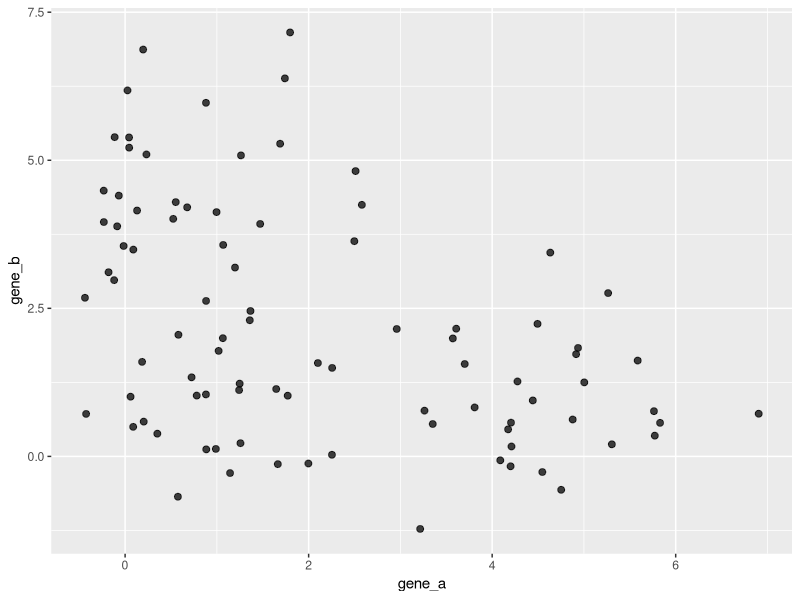
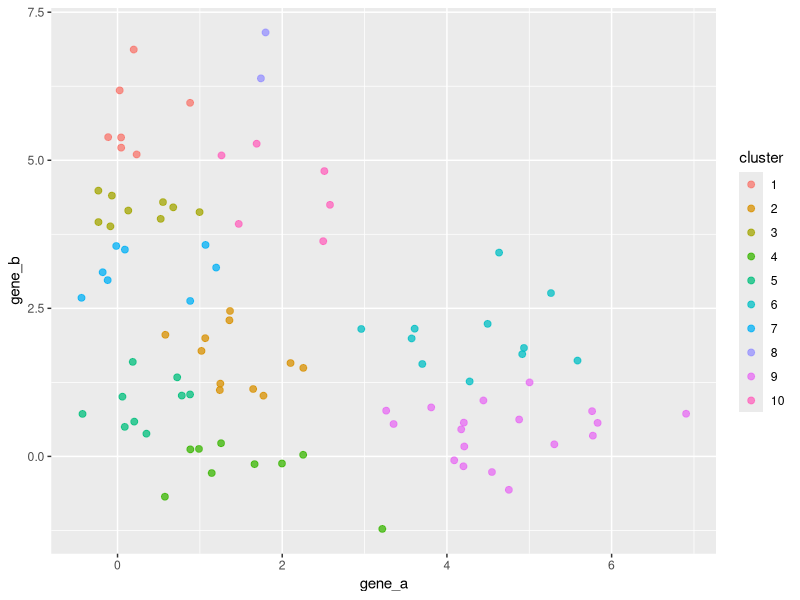
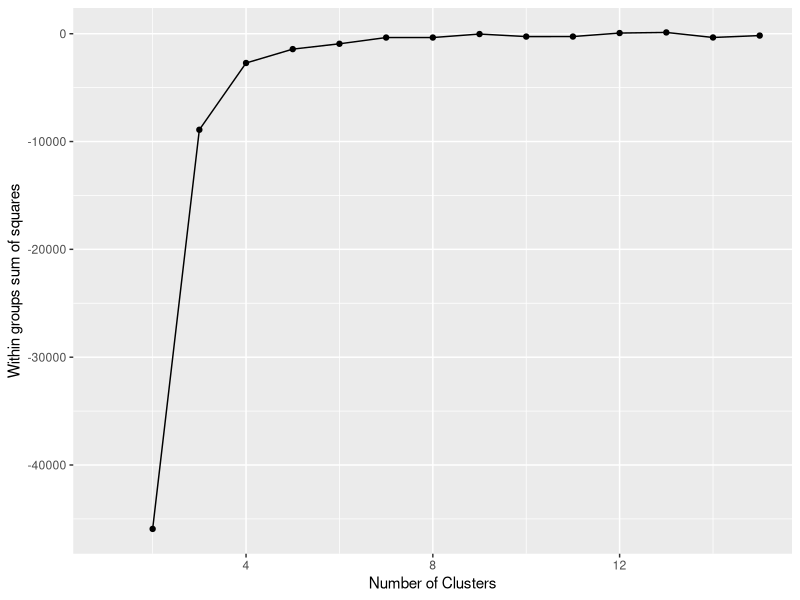
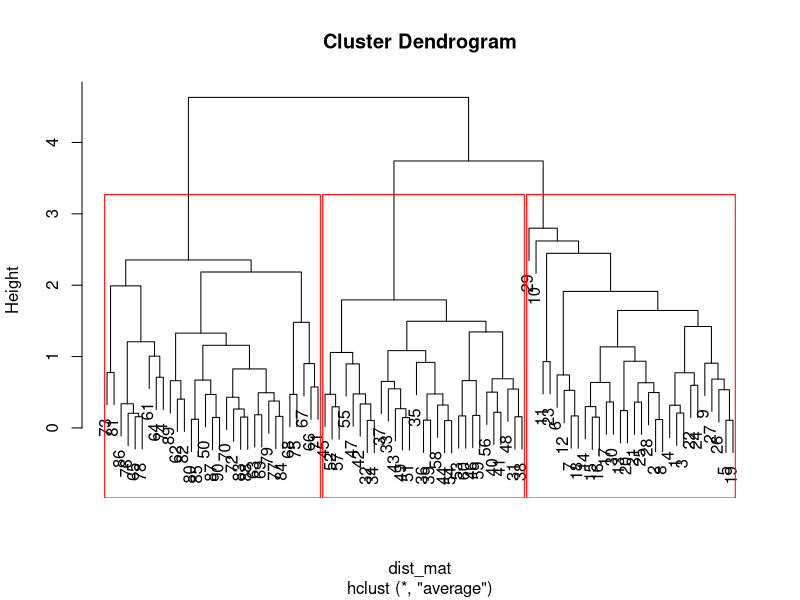
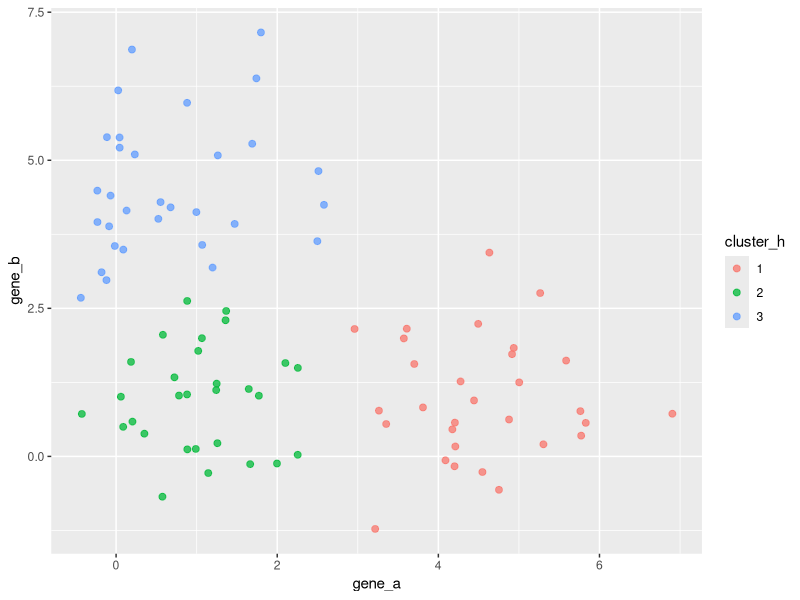
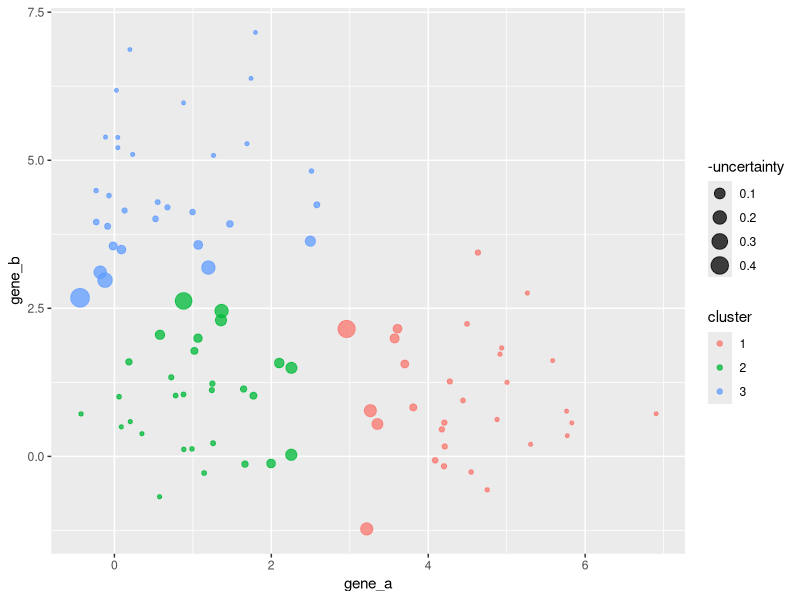

The R script that drew these images, in order:
library(tidyverse)
library(mclust) 

# A quick refresher on native R clustering algorithms: https://www.statmethods.net/advstats/cluster.html

# Set the random seed
set.seed(0)

# Generate example data set
N = 30
U1 = 1
U2 = 4.5
gene_df = rbind(tibble(gene_a = rnorm(n=N, mean=U2), gene_b = rnorm(n=N, mean=U1), explant_id = seq(1, N), type = 1),
                tibble(gene_a = rnorm(n=N, mean=U1), gene_b = rnorm(n=N, mean=U1), explant_id = seq(N+1, 2*N), type = 2),
                tibble(gene_a = rnorm(n=N, mean=U1), gene_b = rnorm(n=N, mean=U2), explant_id = seq((2*N)+1, 3*N), type = 3))
gene_df$type = as.factor(gene_df$type)

ggplot(gene_df, aes(gene_a, gene_b)) +
  geom_point(size=2, alpha=0.75)

#-------------------------
# K-means clustering
#-------------------------
fit = gene_df %>%
  select(gene_a, gene_b) %>%
  kmeans(10) 

# Append cluster assignment
gene_df$cluster = as.factor(fit$cluster)

# Plot results
ggplot(gene_df, aes(gene_a, gene_b, group=cluster)) +
  geom_point(size=2, alpha=0.75, aes(color=cluster))

# How many clusters should we pass to the k-means algorithm?

#-------------------------
# Determine an appropriate 
# number of clusters for the
# data
#-------------------------
kmeans_wss <- Vectorize(function(c){
  return(sum(kmeans(gene_df, centers=c)$withinss))
})

cluster_fit = tibble(num_centers=1:15) %>%
  mutate(wss = kmeans_wss(num_centers), diff_wss = wss - lag(wss))

ggplot(cluster_fit, aes(num_centers, diff_wss)) +
  geom_point() +
  geom_line() +
  labs(x="Number of Clusters",
       y="Within groups sum of squares") 

#-------------------------
# Hierarchical clustering
#-------------------------
# Calculate distance between all observations
dist_mat = gene_df %>%
  select(gene_a, gene_b) %>%
  dist(method = "euclidean") 

# Cluster closest first, then work outwards
hfit = hclust(dist_mat, method="average") 
plot(hfit) 

# Append cluster assignment
groups = cutree(hfit, k=3) 
gene_df$cluster_h = as.factor(groups)

rect.hclust(hfit, k=3, border="red")

# Plot results
ggplot(gene_df, aes(gene_a, gene_b, group=cluster_h)) +
  geom_point(size=2, alpha=0.75, aes(color=cluster_h))


#-------------------------
# EM Clustering
# http://rstudio-pubs-static.s3.amazonaws.com/154174_78c021bc71ab42f8add0b2966938a3b8.html
#-------------------------
# Calculate distance between all observations
em_fit = fit = gene_df %>%
  select(gene_a, gene_b) %>%
  Mclust(G=3)

# Append cluster assignment
gene_df$cluster = as.factor(em_fit$classification)
gene_df$uncertainty = -em_fit$uncertainty

# Plot results
ggplot(gene_df, aes(gene_a, gene_b, group=cluster)) +
  geom_point(alpha=0.75, aes(color=cluster, size=-uncertainty))
